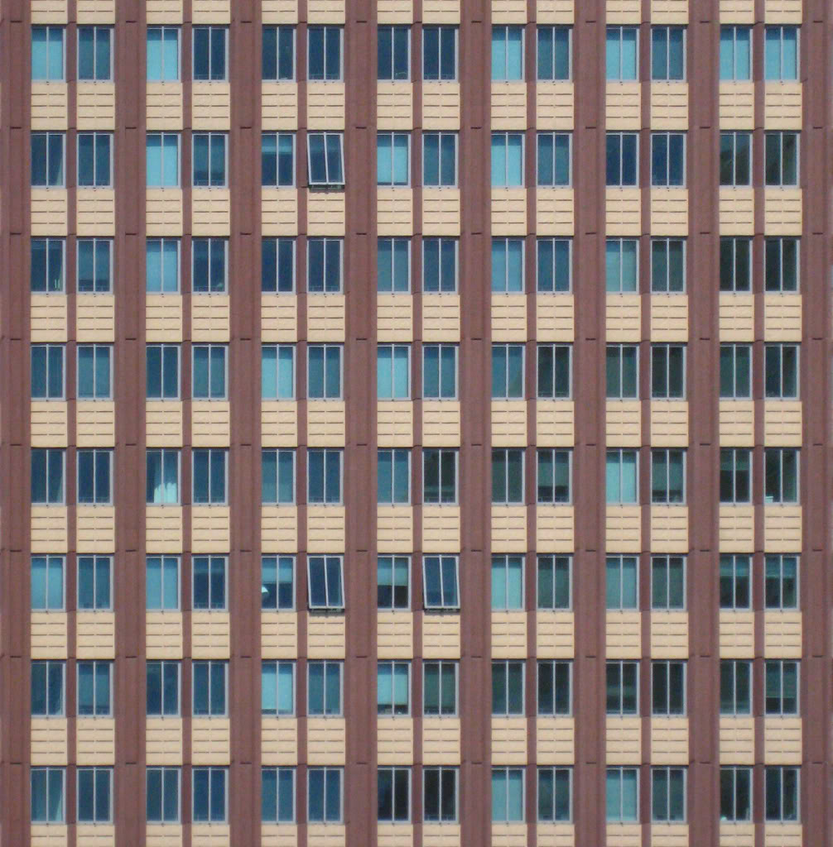
//> input picture facade/facade.png, 833 x 847 px, shrunk from 1006 x 1024 before the run
$ ./main   (built with g++ and OpenCV 4)
//> lines starting //> are read from the running program, lines starting //| are printed output that depends on the picture; after the words box and inside, x2 and y2 are one past the last pixel; in counts of white or black regions, pixels touching at a corner belong together
/**
 * 論文Image-based procedural modeling of facadesの2.4節に基づいて、
 * facadeを分割するテスト。
 * 分割結果は、result.pngに保存される。
 *
 * @author Gen Nishida
 * @version 1.0
 */

#include <algorithm>
#include <iostream>
#include <fstream>
#include <opencv2/opencv.hpp>

#ifndef M_PI
#define M_PI	3.1415926535
#endif

using namespace std;

float gause(float u, float sigma) {
	return 1.0f / 2.0f / M_PI / sigma / sigma * expf(-u * u / 2.0f / sigma / sigma);
}

int main() {
	cv::Mat img = cv::imread("../facade/facade.png");
//> img is the input picture: 847 rows x 833 cols, CV_8UC3; mean B, G, R 119.5, 121.3, 131
	cv::Mat grayImg;
	cv::cvtColor(img, grayImg, cv::COLOR_BGR2GRAY);
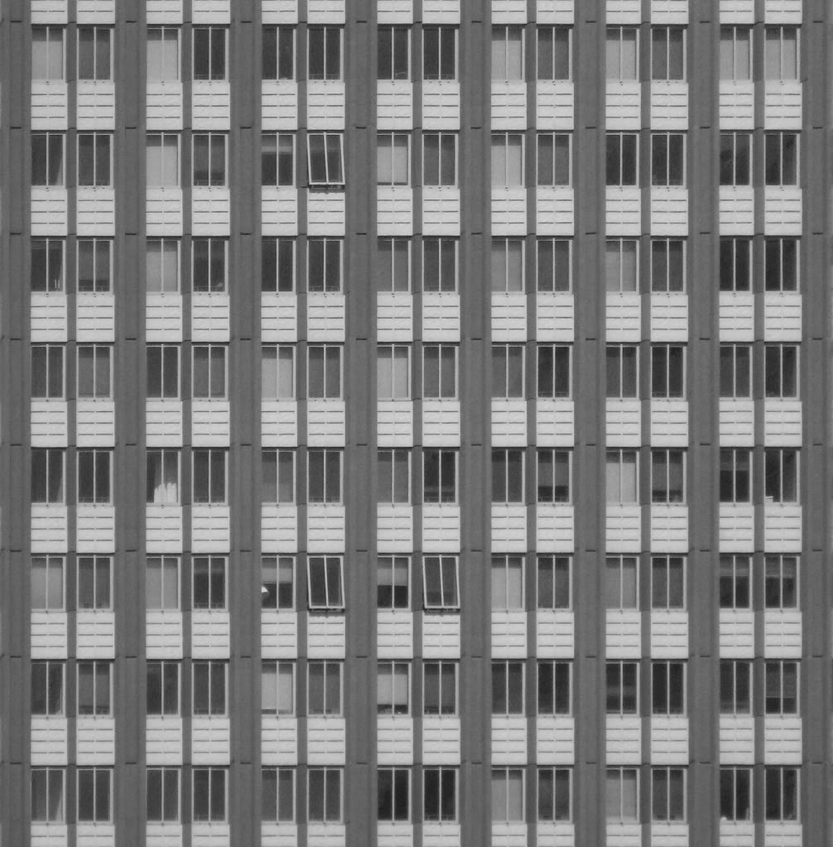
//> grayImg: 847 rows x 833 cols, CV_8UC1; min 29, max 213, mean 124

	float alpha = 0.9f;

	// compute hor(x,y) and ver(x,y) according to Equation (3)
	cv::Mat_<float> hor(grayImg.rows, grayImg.cols);
	cv::Mat_<float> ver(grayImg.rows, grayImg.cols);
	for (int r = 0; r < grayImg.rows; ++r) {
		for (int c = 0; c < grayImg.cols; ++c) {
			float dIdx;
			float dIdy;

			if (c == 0) {
				dIdx = grayImg.at<unsigned char>(r, c + 1) - grayImg.at<unsigned char>(r, c);
			}
			else if (c == grayImg.cols - 1) {
				dIdx = grayImg.at<unsigned char>(r, c) - grayImg.at<unsigned char>(r, c - 1);
			}
			else {
				dIdx = (grayImg.at<unsigned char>(r, c + 1) - grayImg.at<unsigned char>(r, c - 1)) / 2.0f;
			}

			if (r == 0) {
				dIdy = grayImg.at<unsigned char>(r + 1, c) - grayImg.at<unsigned char>(r, c);
			}
			else if (r == grayImg.rows - 1) {
				dIdy = grayImg.at<unsigned char>(r, c) - grayImg.at<unsigned char>(r - 1, c);
			}
			else {
				dIdy = (float)(grayImg.at<unsigned char>(r + 1, c) - grayImg.at<unsigned char>(r - 1, c)) / 2.0f;
			}

			hor(r, c) = std::max(dIdy * dIdy * (1.0f - alpha) - dIdx * dIdx * alpha, 0.0f);
			ver(r, c) = std::max(dIdx * dIdx * (1.0f - alpha) - dIdy * dIdy * alpha, 0.0f);
		}
	}
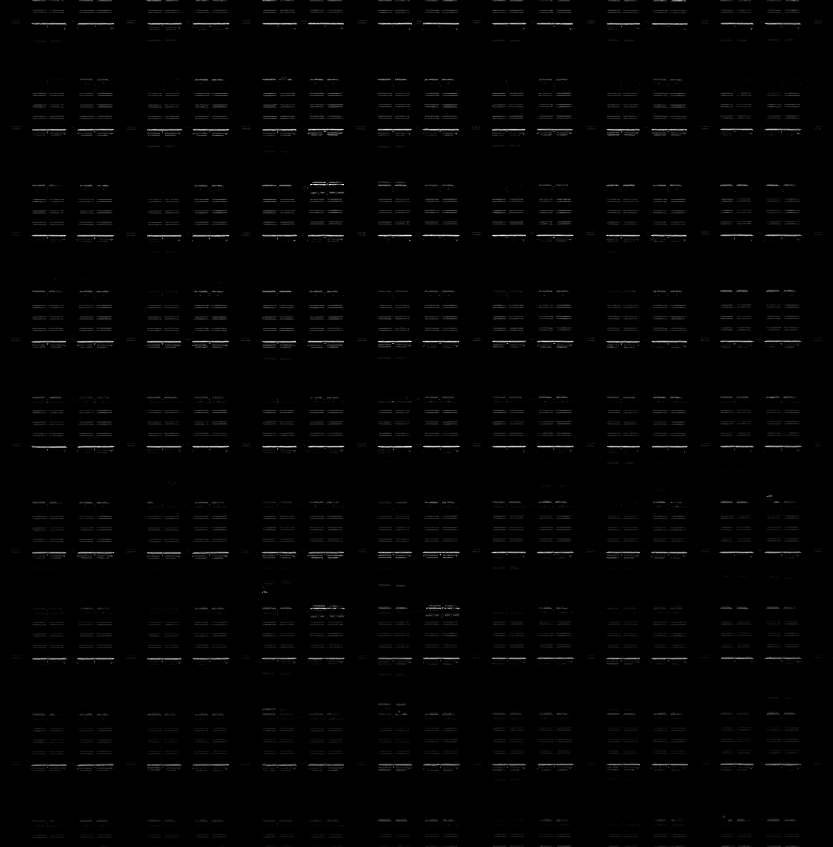
//> hor: 847 rows x 833 cols, CV_32FC1; min 0, max 630, mean 7.9; drawn with min black and max white
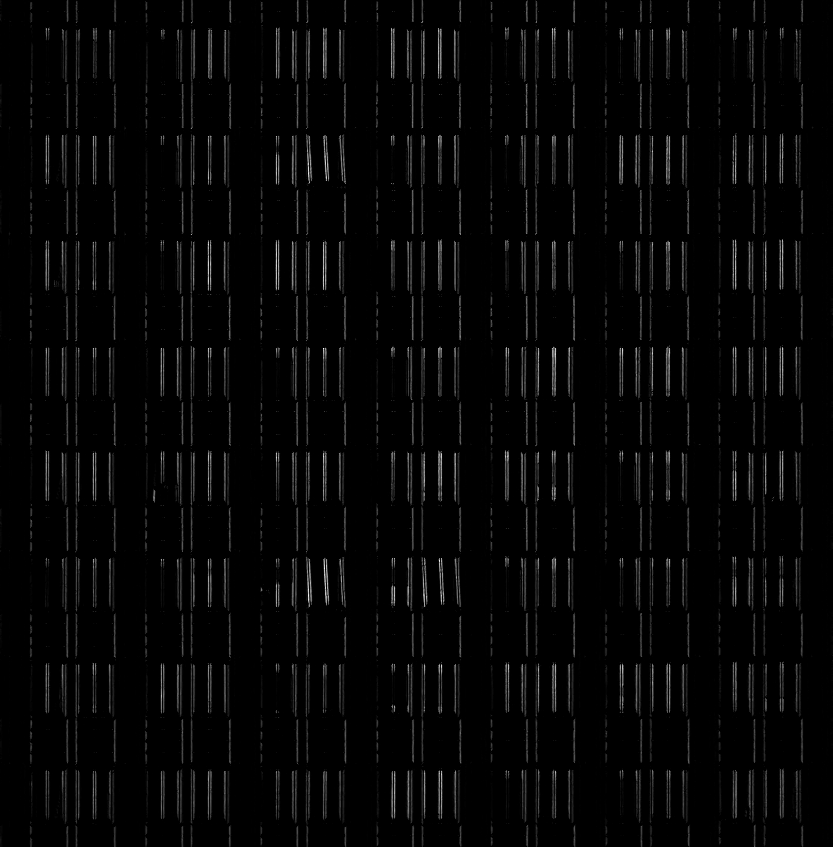
//> ver: 847 rows x 833 cols, CV_32FC1; min 0, max 493.2, mean 11.8; drawn with min black and max white

	// sum up the ver(x, y) horizontally and vertically, respectively
	cv::Mat ver_xtotal;
	cv::Mat ver_ytotal;
	cv::reduce(ver, ver_xtotal, 1, cv::REDUCE_SUM);
//> ver_xtotal = 847 values, max 23625.2 at index 348, min 105.4 at index 446, mean 9832.6
	cv::reduce(ver, ver_ytotal, 0, cv::REDUCE_SUM);
//> ver_ytotal = 833 values, max 97434.6 at index 191, min 10.55 at index 500, mean 9997.8

	// sum up the hor(x, y) horizontally and vertically, respectively
	cv::Mat hor_xtotal;
	cv::Mat hor_ytotal;
	cv::reduce(hor, hor_xtotal, 1, cv::REDUCE_SUM);
//> hor_xtotal = 847 values, max 221087.5 at index 235, min 4.48 at index 380, mean 6571.4
	cv::reduce(hor, hor_ytotal, 0, cv::REDUCE_SUM);
//> hor_ytotal = 833 values, max 17412.5 at index 333, min 0 at index 9, mean 6681.9

	// compute Ver(y) and Hor(x) according to Equation (4)
	cv::Mat_<float> Ver(grayImg.rows, 1, 0.0f);
//> Ver = 847 values from 0 to 0
	cv::Mat_<float> Hor(1, grayImg.cols, 0.0f);
//> Hor = 833 values from 0 to 0
	float sigma = 50.0f;
	float beta = 0.1f;
	for (int r = 0; r < grayImg.rows; ++r) {
		for (int rr = 0; rr < grayImg.rows; ++rr) {
			Ver(r, 0) += (ver_xtotal.at<float>(rr, 0) - beta * hor_xtotal.at<float>(rr, 0)) * gause(rr - r, sigma);
		}
	}
//> after the loop, Ver = 847 values, max 79.96 at index 265, min 32.79 at index 846, mean 70.38
	for (int c = 0; c < grayImg.cols; ++c) {
		for (int cc = 0; cc < grayImg.cols; ++cc) {
			Hor(0, c) += (hor_ytotal.at<float>(0, cc) - beta * ver_ytotal.at<float>(0, cc)) * gause(cc - c, sigma);
		}
	}
//> after the loop, Hor = 833 values, max 53.5 at index 311, min 13.9 at index 832, mean 44.18

	// output Ver(y) and Hor(x)
	ofstream outV("ver.txt");
	for (int r = 0; r < Ver.rows; ++r) {
		outV << Ver(r, 0) << endl;
	}
	outV.close();
	ofstream outH("hor.txt");
	for (int c = 0; c < Hor.cols; ++c) {
		outH << Hor(0, c) << endl;
	}
	outH.close();

	// find the local minima of Ver(y) and Hor(x)
	vector<int> y_set;
	for (int r = 1; r < Ver.rows - 1; ++r) {
		if (Ver(r, 0) < Ver(r - 1, 0) && Ver(r, 0) < Ver(r + 1, 0)) {
			y_set.push_back(r);
		}
	}
	vector<int> x_set;
	for (int c = 1; c < Hor.cols - 1; ++c) {
		if (Hor(0, c) < Hor(0, c - 1) && Hor(0, c) < Hor(0, c + 1)) {
			x_set.push_back(c);
		}
	}

	// visualize the Ver(y) and Hor(x)
	cv::Mat result(img.rows + 100, img.cols + 100, CV_8UC3, cv::Scalar(255, 255, 255));
	for (int rr = 0; rr < result.rows; ++rr) {
		for (int cc = 0; cc < result.cols - 1; ++cc) {
			if (rr >= img.rows && cc < img.cols - 1) {
				int rr1 = 100 - std::max(Hor(0, cc), Hor(0, cc + 1));
				int rr2 = 100 - std::min(Hor(0, cc), Hor(0, cc + 1));
				if (rr - img.rows >= rr1 && rr - img.rows <= rr2) {
					result.at<cv::Vec3b>(rr, cc) = cv::Vec3b(0, 0, 0);
				}
			}
			else if (rr < img.rows - 1 && cc >= img.cols) {
				int cc1 = std::min(Ver(rr, 0), Ver(rr + 1, 0));
				int cc2 = std::max(Ver(rr, 0), Ver(rr + 1, 0));
				if (cc - img.cols >= cc1 && cc - img.cols <= cc2) {
					result.at<cv::Vec3b>(rr, cc) = cv::Vec3b(0, 0, 0);
				}
			}
			else if (rr < img.rows && cc < img.cols) {
				result.at<cv::Vec3b>(rr, cc) = img.at<cv::Vec3b>(rr, cc);
			}
		}
	}
	for (int i = 0; i < y_set.size(); ++i) {
		cv::line(result, cv::Point(0, y_set[i]), cv::Point(img.cols - 1, y_set[i]), cv::Scalar(255, 0, 0), 3);
	}
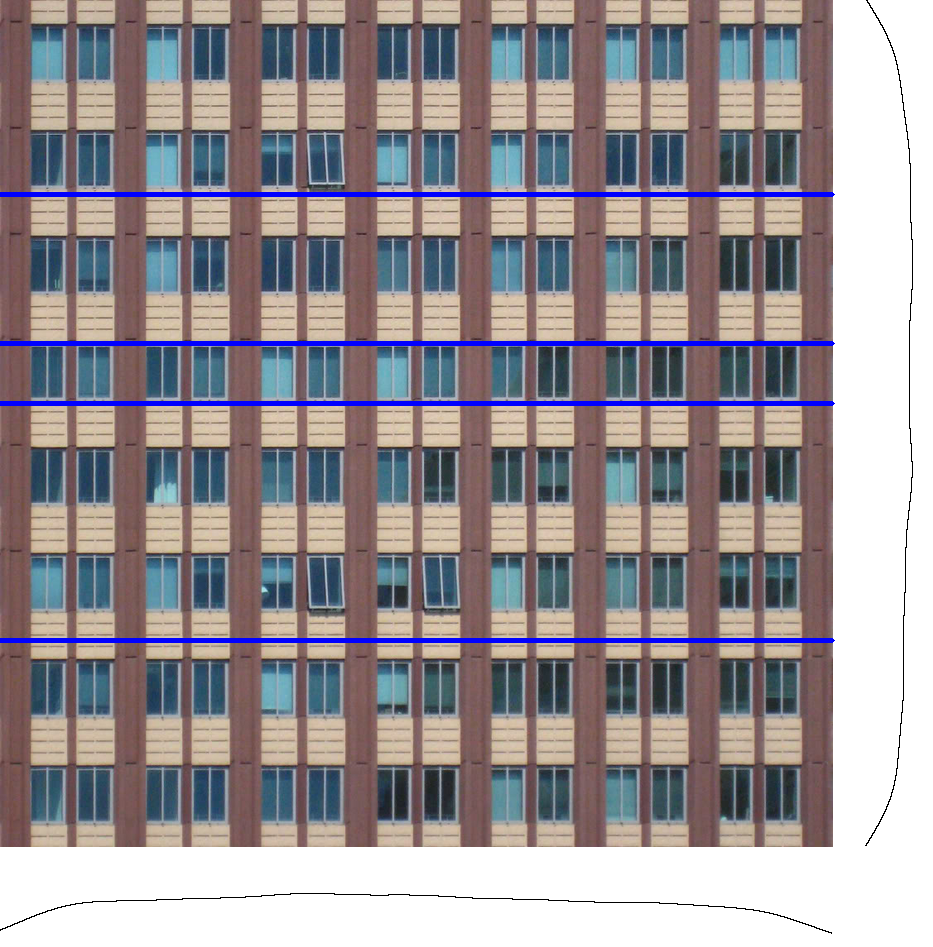
//> result: 947 rows x 933 cols, CV_8UC3; mean B, G, R 148.7, 145.1, 152.4
	for (int i = 0; i < x_set.size(); ++i) {
		cv::line(result, cv::Point(x_set[i], 0), cv::Point(x_set[i], img.rows - 1), cv::Scalar(255, 0, 0), 3);
	}
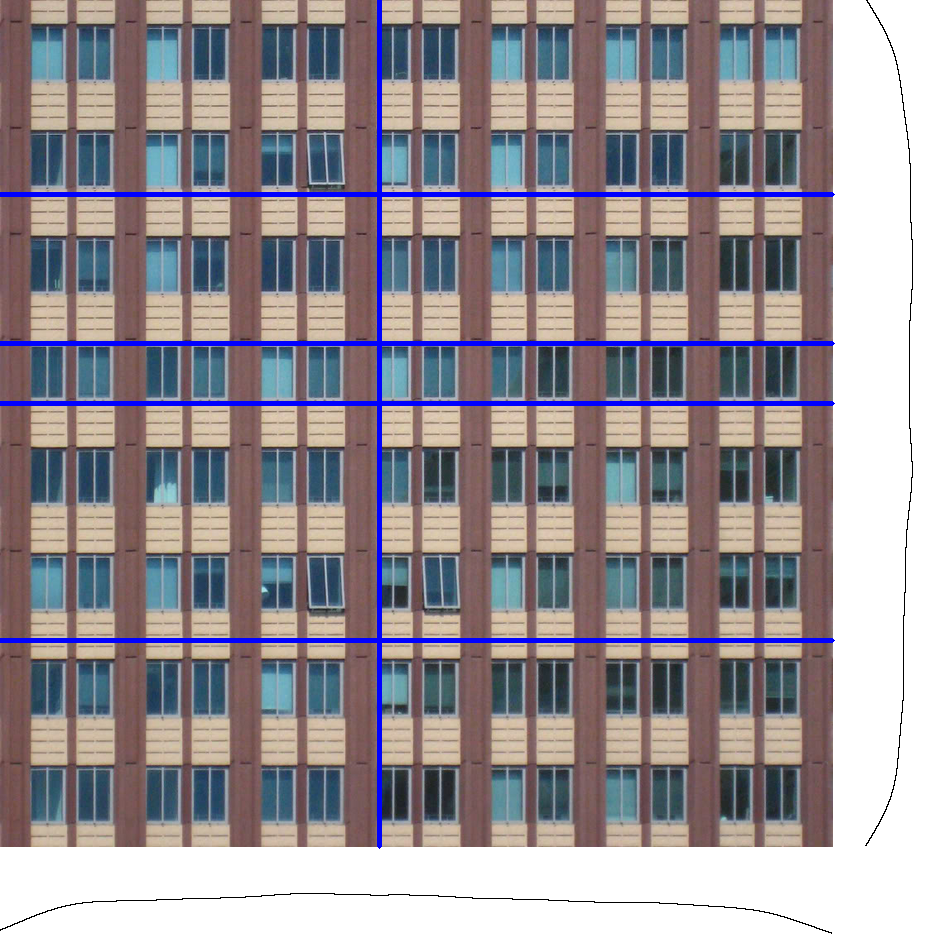
//> result: 947 rows x 933 cols, CV_8UC3; 0.47% of pixels changed, all inside (x1, y1, x2, y2) = (377, 0, 382, 849)
	cv::imwrite("result.png", result);

	return 0;
}
